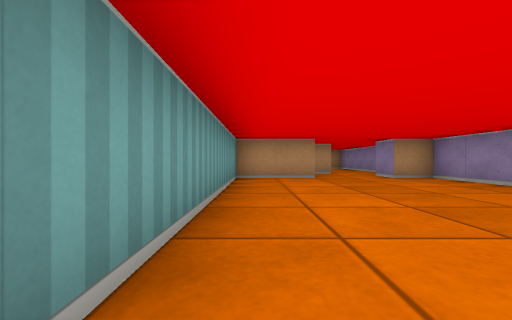
[1] (above)

12 first-person views from a walk through a cub3D ray-caster map. The camera is about half as high as the walls, looks level and sees 90° across. The floor is counted in squares. Each view is taken from the middle of a square. On the plan, view 1 faces up. The plan holds only what a view shows up to about 9 squares ahead; the rest is blank.

[2]
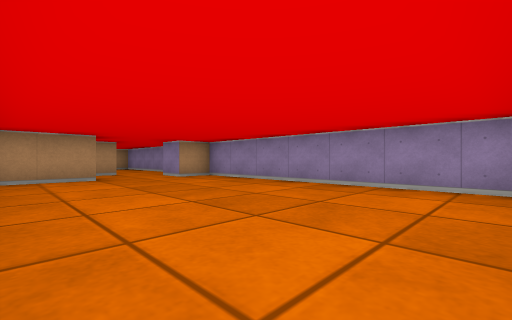

[3]
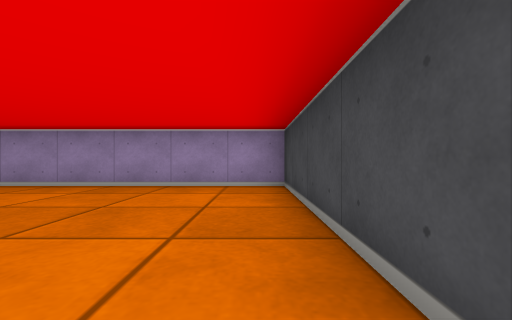

[4]
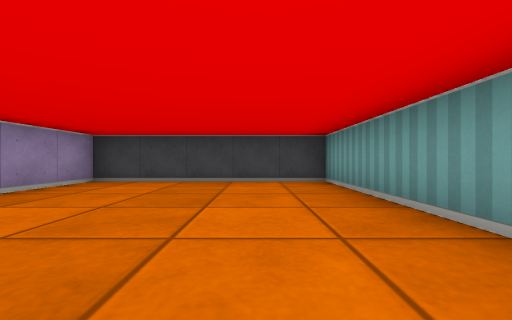

[5]
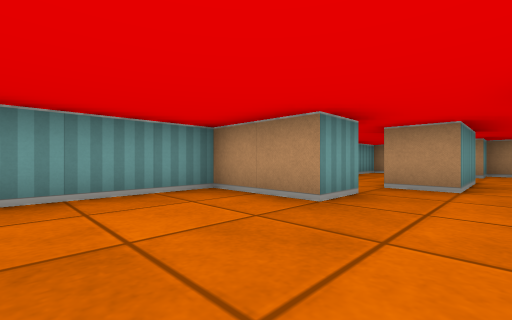

[6]
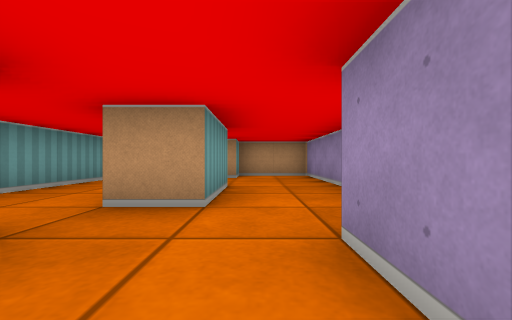

[7]
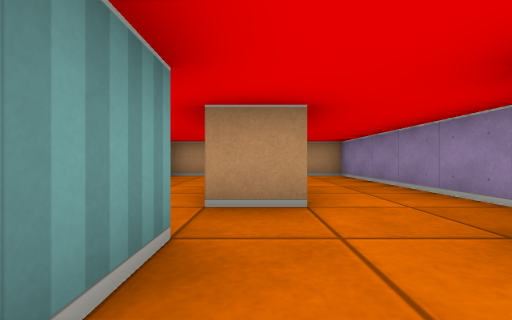

[8]
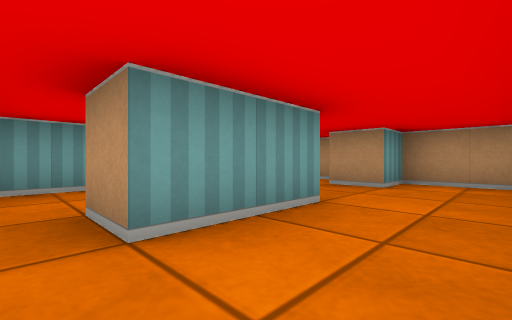

[9]
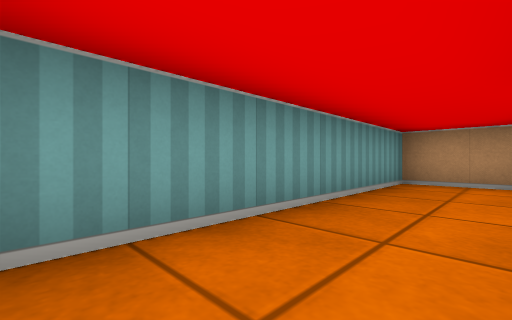

[10]
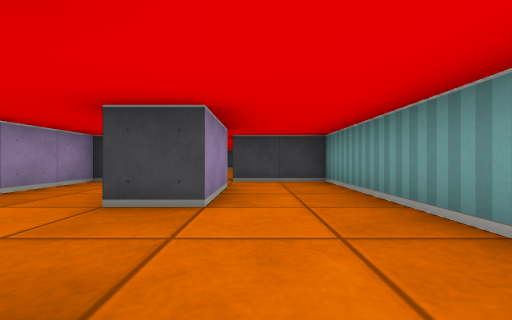

[11]
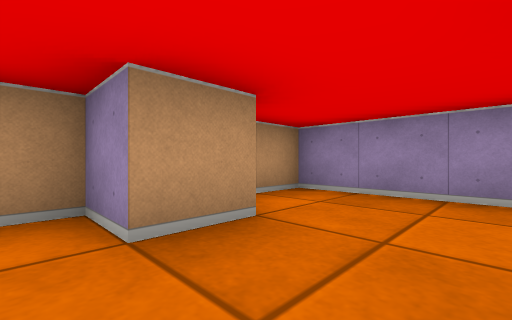

[12]
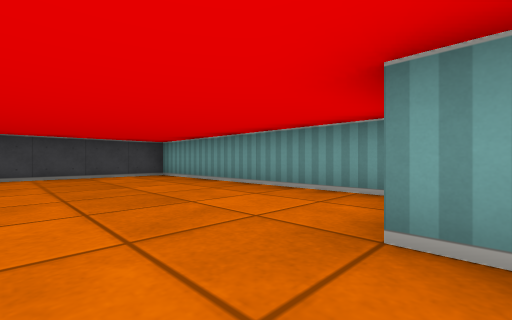

### Floor plan
Points are (right, up) in squares from view 1. A wall is a line through its corners. A room is listed if a view was taken in it or the views show most of it. See-through windows are left out.
Room 1 (views 1, 2, 3, 4, 5, 6, 7)
walls: (1.5, 6.5) (-0.5, 6.5) (-0.5, -0.5) (4.5, -0.5) (4.5, 6.5) (3.5, 6.5)
ways out: opening at (2.5, 7) to room 2
Room 2 (views 8, 9, 12)
walls: (3.5, 6.5) (3.5, 7.5); (2.5, 10.5) (2.5, 8.5) (1.5, 8.5) (1.5, 10.5); (4.5, 7.5) (4.5, 10.5); (-0.5, 10.5) (-0.5, 7.5) (1.5, 7.5) (1.5, 6.5)
ways out: opening at (2.5, 7) to room 1; opening at (0.5, 9.5) to room 3; opening at (3.5, 9.5) to room 4
Room 3 (views 10, 11)
walls: (1.5, 12.5) (1.5, 13.5) (-0.5, 13.5) (-0.5, 10.5)
ways out: opening at (0.5, 9.5) to room 2; opening at (2, 11.5) to room 4
Room 4 (no view inside)
walls: (1.5, 10.5) (2.5, 10.5); (4.5, 10.5) (4.5, 13.5) (2.5, 13.5) (2.5, 12.5) (1.5, 12.5)
ways out: opening at (3.5, 9.5) to room 2; opening at (2, 11.5) to room 3

Where each view was taken, in squares from view 1:
view 1: 0 up, 0 right, facing up
view 2: 0 up, 0 right, facing up-right
view 3: 0 up, 0 right, facing right
view 4: 5 up, 1 right, facing down
view 5: 4 up, 3 right, facing up-left
view 6: 6 up, 3 right, facing up
view 7: 6 up, 2 right, facing up
view 8: 8 up, 4 right, facing up-left
view 9: 8 up, 1 right, facing up-left
view 10: 13 up, 1 right, facing down
view 11: 11 up, 1 right, facing up-right
view 12: 7 up, 3 right, facing down-left
